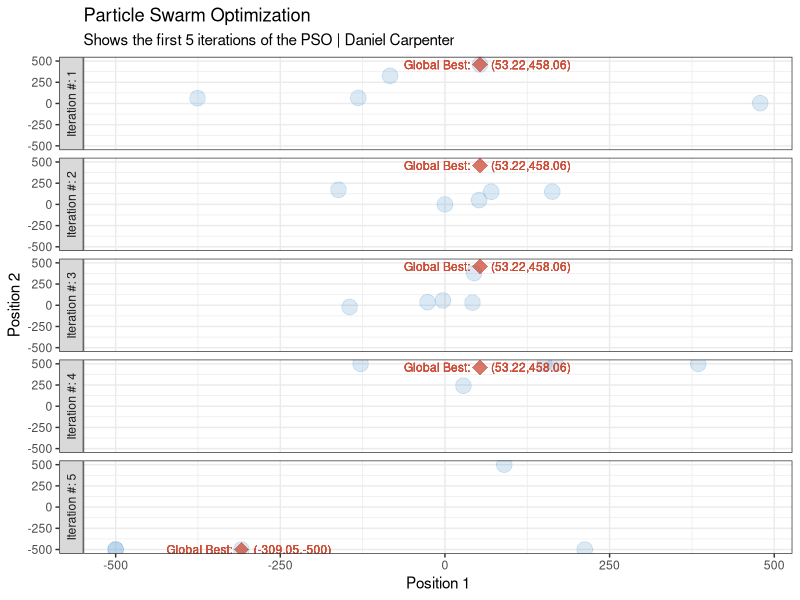

The R script that drew this image:

# ==============================================================================
# Viewer for the first n particle swarm optimization iterations
# ==============================================================================

library(readr)     # Read CSV
library(tidyverse) 
library(ggplot2)   # Plots
library(knitr)     # table printing


# Pull in the data from the swarm optimization (written in main loop)
swarmData <- read_csv('output.csv')


# Table holding the 5 iterations for the 5 particles
# Position and Velocity 1 & 2, as well indicator of global best
swarmDataTable <- swarmData %>%
  mutate(isGlobalBest = if_else(position1 == globalBest1 & 
                                  position2 == globalBest2, 
                                'New Global Best!', '') 
  ) %>%
  
  select(particle, iteration, starts_with('pos'), starts_with('vel'),
         isGlobalBest)

# Print the table
kable(swarmDataTable)


# Plot the first 5 iterations with each particle's position
swarmData %>% 
  ggplot(aes(x = position1,
             y = position2)) +
  
  # Points for the Swarm
  geom_point(alpha = 0.2,
             color = 'steelblue3',
             size  = 5) +
  
  # Red Point for the global best
  geom_point(aes(x = globalBest1,
                 y = globalBest2),
             alpha = 0.25,
             color = 'tomato3',
             size  = 5,
             shape = 18) +
  
  # Label for the global best
  geom_text(label = paste0('     Global Best:       (', round(swarmData$globalBest1, 2), ',', 
                                               round(swarmData$globalBest2, 2),')'),
            aes(x = globalBest1,
                y = globalBest2),
            color = 'tomato3',
            alpha = 0.9,
            size = 3) +
  
  # Facet by Iteration
  facet_grid(rows = vars(paste0('Iteration #: ', iteration)),
             switch = 'y') +
  labs(title = 'Particle Swarm Optimization',
       subtitle = paste0('Shows the first ', max(swarmData$iteration), 
                         ' iterations of the PSO | Daniel Carpenter'),
       x = 'Position 1',
       y = 'Position 2') + 
  
  theme_bw() # a theme

